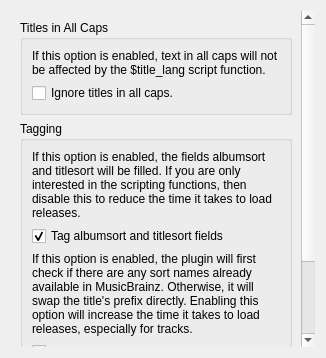
<?xml version="1.0" encoding="UTF-8"?>
<ui version="4.0">
 <class>EnhancedTitlesOptions</class>
 <widget class="QWidget" name="EnhancedTitlesOptions">
  <property name="minimumSize">
   <size>
    <width>100</width>
    <height>0</height>
   </size>
  </property>
  <property name="windowTitle">
   <string>Form</string>
  </property>
  <layout class="QVBoxLayout" name="verticalLayout">
   <item>
    <widget class="QScrollArea" name="scrollArea">
     <property name="frameShape">
      <enum>QFrame::NoFrame</enum>
     </property>
     <property name="widgetResizable">
      <bool>true</bool>
     </property>
     <widget class="QWidget" name="scrollAreaWidgetContents">
      <property name="geometry">
       <rect>
        <x>0</x>
        <y>0</y>
        <width>379</width>
        <height>502</height>
       </rect>
      </property>
      <layout class="QVBoxLayout" name="verticalLayout_2">
       <item>
        <widget class="QGroupBox" name="titles_all_caps">
         <property name="title">
          <string>Titles in All Caps</string>
         </property>
         <layout class="QVBoxLayout" name="verticalLayout_6">
          <item>
           <widget class="QLabel" name="label_4">
            <property name="mouseTracking">
             <bool>true</bool>
            </property>
            <property name="text">
             <string>If this option is enabled, text in all caps will not be affected by the $title_lang script function.</string>
            </property>
            <property name="wordWrap">
             <bool>true</bool>
            </property>
           </widget>
          </item>
          <item>
           <widget class="QCheckBox" name="check_allcaps">
            <property name="text">
             <string>Ignore titles in all caps.</string>
            </property>
           </widget>
          </item>
         </layout>
        </widget>
       </item>
       <item>
        <widget class="QGroupBox" name="check_for_sort_names">
         <property name="title">
          <string>Tagging</string>
         </property>
         <layout class="QVBoxLayout" name="verticalLayout_3">
          <item>
           <widget class="QLabel" name="label">
            <property name="text">
             <string>&lt;html&gt;&lt;head/&gt;&lt;body&gt;&lt;p&gt;If this option is enabled, the fields albumsort and titlesort will be filled. If you are only interested in the scripting functions, then disable this to reduce the time it takes to load releases.&lt;/p&gt;&lt;/body&gt;&lt;/html&gt;</string>
            </property>
            <property name="wordWrap">
             <bool>true</bool>
            </property>
           </widget>
          </item>
          <item>
           <widget class="QCheckBox" name="check_tagging">
            <property name="text">
             <string>Tag albumsort and titlesort fields</string>
            </property>
            <property name="checked">
             <bool>true</bool>
            </property>
           </widget>
          </item>
          <item>
           <widget class="QLabel" name="label_2">
            <property name="text">
             <string>&lt;html&gt;&lt;head/&gt;&lt;body&gt;&lt;p&gt;If this option is enabled, the plugin will first check if there are any sort names already available in MusicBrainz. Otherwise, it will swap the title's prefix directly. Enabling this option will increase the time it takes to load releases, especially for tracks.&lt;/p&gt;&lt;/body&gt;&lt;/html&gt;</string>
            </property>
            <property name="wordWrap">
             <bool>true</bool>
            </property>
           </widget>
          </item>
          <item>
           <widget class="QCheckBox" name="check_album_aliases">
            <property name="text">
             <string>Check for album aliases</string>
            </property>
            <property name="checkable">
             <bool>true</bool>
            </property>
            <property name="checked">
             <bool>true</bool>
            </property>
           </widget>
          </item>
          <item>
           <widget class="QCheckBox" name="check_track_aliases">
            <property name="text">
             <string>Check for track aliases</string>
            </property>
           </widget>
          </item>
         </layout>
        </widget>
       </item>
       <item>
        <spacer name="verticalSpacer">
         <property name="orientation">
          <enum>Qt::Vertical</enum>
         </property>
         <property name="sizeHint" stdset="0">
          <size>
           <width>20</width>
           <height>40</height>
          </size>
         </property>
        </spacer>
       </item>
      </layout>
     </widget>
    </widget>
   </item>
  </layout>
 </widget>
 <resources/>
 <connections/>
</ui>
